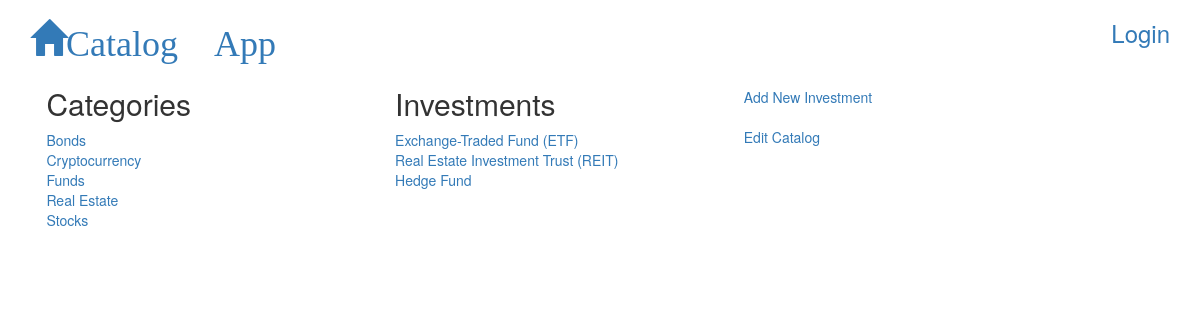
Page /catalog/3/investment/ on the committed database.
### database_setup.py (models this page shows, shortened)
class Catalog(Base):
  __tablename__ = 'catalog'
  id = Column(Integer, primary_key=True)
  name = Column(String(250), nullable=False)
  user_id = Column(Integer,ForeignKey('user.id'))
  user = relationship(User)

class Investment(Base):
  __tablename__ = 'investment'
  name =Column(String(80), nullable = False)
  id = Column(Integer, primary_key = True)
  description = Column(String(250))
  price = Column(String(8))
  catalog_id = Column(Integer,ForeignKey('catalog.id'))
  catalog = relationship(Catalog)
  user_id = Column(Integer,ForeignKey('user.id'))
  user = relationship(User)
  createDate = Column(DateTime, default=datetime.datetime.utcnow)

### project.py (the view)
@app.route('/catalog/<int:catalog_id>/')
@app.route('/catalog/<int:catalog_id>/investment/')
def showInvestments(catalog_id):
	catalog = session.query(Catalog).order_by(asc(Catalog.name))
	thisCatalog = session.query(Catalog).filter_by(id=catalog_id).one()
	investments = session.query(Investment).filter_by(catalog_id=catalog_id).all()
	return render_template('investment.html', investments=investments, catalog=catalog, thisCatalog=thisCatalog)

### templates/investment.html
{% extends "main.html" %}
{% block content %}
{% include "header.html" %}
	<body>
			<div class="container">
				<section>
					<h2>Categories</h2>
						{% for cata in catalog %}
						<div>
							<a href = "{{url_for('showInvestments', catalog_id=cata.id)}}">{{cata.name}}</a>
						</div>
						{% endfor %}
				</section>
				<section>
					<h2>Investments</h2>
					{% for investment in investments %}
						<div>
							<a href = "{{url_for('showInvestmentDetails', catalog_id=thisCatalog.id, investment_id=investment.id)}}">{{investment.name}}</a>
						</div>
					{% endfor %}
				</section>
				<section>
					<br>
					<a href="{{url_for('newInvestment', catalog_id=thisCatalog.id)}}">Add New Investment</a>
					<br><br>
					<a href="{{url_for('editCatalog', catalog_id=thisCatalog.id)}}">Edit Catalog</a>
				</section>
			</div>
	</body>
{% endblock %}

### static/style.css (style rules this page uses)
section { display: inline-block; margin: 0.1em; width: 30%; vertical-align: top; }

### rows in the picture
Catalog: name "Bonds"
Catalog: name "Cryptocurrency"
Catalog: name "Funds"
Catalog: name "Real Estate"
Catalog: name "Stocks"
Investment: name "Exchange-Traded Fund (ETF)"
Investment: name "Real Estate Investment Trust (REIT)"
Investment: name "Hedge Fund"
